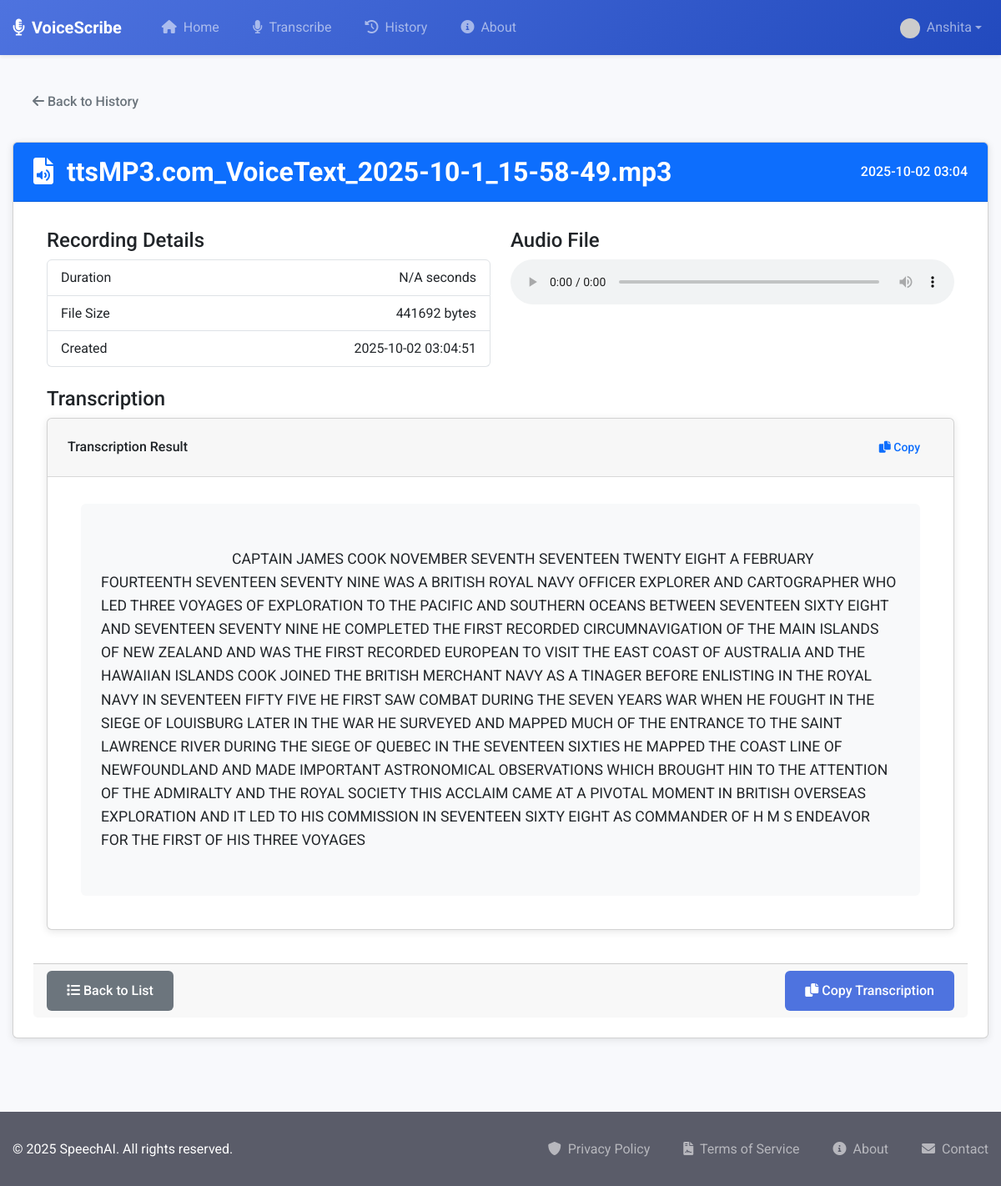
The page /recording/33 (signed in) on the database its author committed.
### app/models/user.py (models this page shows, shortened)
class User(db.Model, UserMixin):
    __tablename__ = 'users'
    id = db.Column(db.Integer, primary_key=True)
    username = db.Column(db.String(80), unique=True, nullable=False, index=True)
    email = db.Column(db.String(120), unique=True, nullable=False, index=True)
    password_hash = db.Column(db.String(128), nullable=False)
    created_at = db.Column(db.DateTime, default=datetime.utcnow)
    last_login = db.Column(db.DateTime, nullable=True)
    is_active = db.Column(db.Boolean, default=True)
    recordings = db.relationship('Recording', backref='user', lazy='dynamic', cascade='all, delete-orphan')

### app/models/recording.py (models this page shows, shortened)
class Recording(db.Model):
    __tablename__ = 'recordings'
    id = db.Column(db.Integer, primary_key=True)
    filename = db.Column(db.String(255), nullable=False)
    text = db.Column(db.Text, nullable=True)  # Original text field
    transcription = db.Column(db.Text, nullable=True)  # New transcription field
    timestamp = db.Column(db.DateTime, default=datetime.utcnow)
    created_at = db.Column(db.DateTime, default=datetime.utcnow)  # Added for compatibility
    duration = db.Column(db.Float, nullable=True)  # Duration in seconds
    file_size = db.Column(db.Integer, nullable=True)  # Size in bytes
    original_filename = db.Column(db.String(255), nullable=True)  # Added for compatibility
    display_name = db.Column(db.String(255), nullable=True)  # Custom name field
    user_id = db.Column(db.Integer, db.ForeignKey('users.id'), nullable=False)

### app/routes/main.py (the view)
@main_bp.route('/recording/<int:recording_id>')
@login_required
def view_recording(recording_id):
    recording = Recording.query.get_or_404(recording_id)
    if recording.user_id != current_user.id:
        flash('You do not have permission to view this recording', 'danger')
        return redirect(url_for('main.history'))
    return render_template('dashboard/view_recording.html', recording=recording)

### app/templates/dashboard/view_recording.html (shortened to what this page needs)
{% extends 'base.html' %}
{% block content %}
<div class="dashboard-container">
    <div class="recording-detail-page">
        <div class="back-link mb-4">
            <a href="{{ url_for('main.history') }}" class="btn btn-outline-secondary">
                <i class="fas fa-arrow-left"></i> Back to History
            </a>
        </div>
        <div class="card">
            <div class="card-header bg-primary text-white d-flex justify-content-between align-items-center">
                <h2 class="mb-0 fw-bold">
                    <i class="fas fa-file-audio me-2"></i>
                    {{ recording.display_name or recording.filename or 'Untitled Recording' }}
                </h2>
                <span class="recording-date">{{ recording.timestamp.strftime('%Y-%m-%d %H:%M') }}</span>
            </div>
            <div class="card-body">
                <div class="row mb-4">
                    <div class="col-md-6">
                        <h4>Recording Details</h4>
                        <ul class="list-group">
                            <li class="list-group-item d-flex justify-content-between align-items-center">
                                Duration
                                <span>{{ recording.duration|default('N/A', true) }} seconds</span>
                            </li>
                            <li class="list-group-item d-flex justify-content-between align-items-center">
                                File Size
                                <span>{{ recording.file_size|default('N/A', true) }} bytes</span>
                            </li>
                            <li class="list-group-item d-flex justify-content-between align-items-center">
                                Created
                                <span>{{ recording.timestamp.strftime('%Y-%m-%d %H:%M:%S') }}</span>
                            </li>
                        </ul>
                    </div>
                    <div class="col-md-6">
                        <h4>Audio File</h4>
                        {% if recording.filename %}
                            <div class="audio-player-container">
                                <audio controls class="w-100">
                                    <source src="{{ url_for('transcribe.uploaded_file', filename=recording.filename) }}" type="audio/mpeg">
                                </audio>
                            </div>
                        {% else %}
                            <div class="alert alert-warning">
                                Audio file not available
                            </div>
                        {% endif %}
                    </div>
                </div>
                <div class="transcription-container mt-4">
                    <h3>Transcription</h3>
                    {% if recording.text %}
                        <div class="card">
                            <div class="card-header d-flex justify-content-between align-items-center">
                                <span>Transcription Result</span>
                                <button class="btn btn-sm btn-outline-primary"
                                        onclick="copyToClipboard('transcription-text')">
                                    <i class="fas fa-copy"></i> Copy
                                </button>
                            </div>
                            <div class="card-body">
                                <div id="transcription-text" class="transcription-text">
                                    {{ recording.text }}
                                </div>
                            </div>
                        </div>
                    {% else %}
                        <div class="alert alert-info">
                            <i class="fas fa-info-circle me-2"></i>
                            No transcription available for this recording.
                        </div>
                    {% endif %}
                </div>
            </div>
            <div class="card-footer">
                <div class="d-flex justify-content-between">
                    <div>
                        <a href="{{ url_for('main.history') }}" class="btn btn-secondary">
                            <i class="fas fa-list"></i> Back to List
                        </a>
                    </div>
                    {% if recording.text %}
                    <div>
                        <button class="btn btn-primary" onclick="copyToClipboard('transcription-text')">
                            <i class="fas fa-copy"></i> Copy Transcription
                        </button>
                    </div>
                    {% endif %}
                </div>
            </div>
        </div>
    </div>
</div>
{% endblock %}

### app/templates/partials/navbar.html (shortened to what this page needs)
<nav class="navbar navbar-expand-lg navbar-dark bg-gradient-primary sticky-top shadow-sm">
  <div class="container">
    <a class="navbar-brand d-flex align-items-center" href="{{ url_for('main.index') }}">
      <i class="fas fa-microphone-alt me-2"></i>
      <span class="fw-bold">VoiceScribe</span>
    </a>
    <div class="collapse navbar-collapse" id="navbarMain">
      <ul class="navbar-nav me-auto mb-2 mb-lg-0">
        <li class="nav-item">
          <a class="nav-link {% if request.endpoint == 'main.index' %}active{% endif %}"
             href="{{ url_for('main.index') }}">
            <i class="fas fa-home me-1"></i> Home
          </a>
        </li>
        {% if current_user.is_authenticated %}
        <li class="nav-item">
          <a class="nav-link {% if request.endpoint == 'transcribe.index' %}active{% endif %}"
             href="{{ url_for('transcribe.index') }}">
            <i class="fas fa-microphone me-1"></i> Transcribe
          </a>
        </li>
        <li class="nav-item">
          <a class="nav-link {% if request.endpoint == 'main.history' %}active{% endif %}"
             href="{{ url_for('main.history') }}">
            <i class="fas fa-history me-1"></i> History
          </a>
        </li>
        {% endif %}
        <li class="nav-item">
          <a class="nav-link {% if request.endpoint == 'main.about' %}active{% endif %}"
             href="{{ url_for('main.about') }}">
            <i class="fas fa-info-circle me-1"></i> About
          </a>
        </li>
      </ul>
      <ul class="navbar-nav ms-auto">
        {% if current_user.is_authenticated %}
          <li class="nav-item dropdown">
            <a class="nav-link dropdown-toggle d-flex align-items-center" href="#" id="userDropdown"
               role="button" data-bs-toggle="dropdown" aria-expanded="false">
              <div class="avatar-sm me-2">
                <img src="https://www.gravatar.com/avatar/{{ current_user.email|lower|trim|md5 }}?s=24&d=identicon"
                     class="rounded-circle" alt="Profile Picture">
              </div>
              <span>{{ current_user.username }}</span>
            </a>
          </li>
        {% endif %}
      </ul>
    </div>
  </div>
</nav>

### app/static/css/style.css (style rules this page uses)
:root { --primary-color: #4a6cf7; --secondary-color: #2ecc71; --accent-color: #f39c12; --danger-color: #e74c3c; --dark-color: #2c3e50; --light-color: #f8f9fa; --gray-color: #95a5a6; --text-color: #333; --border-radius: 6px; --box-shadow: 0 2px 10px rgba(0, 0, 0, 0.1); --transition: all 0.3s ease; }
* { margin: 0; padding: 0; box-sizing: border-box; }
body { font-family: 'Roboto', sans-serif; line-height: 1.6; color: var(--text-color); background-color: #f5f7fa; min-height: 100vh; display: flex; flex-direction: column; }
.container { width: 100%; max-width: 1200px; margin: 0 auto; padding: 0 15px; }
h1, h2, h3, h4, h5, h6 { margin-bottom: 0.5rem; font-weight: 500; line-height: 1.2; }
h2 { font-size: 2rem; }
h3 { font-size: 1.5rem; }
a { color: var(--primary-color); text-decoration: none; transition: var(--transition); }
nav ul { display: flex; list-style: none; }
nav ul li { margin-left: 1.5rem; }
nav ul li a { color: var(--dark-color); font-weight: 500; }
.btn { display: inline-block; padding: 0.75rem 1.5rem; border-radius: var(--border-radius); font-weight: 500; text-align: center; cursor: pointer; transition: var(--transition); border: none; font-size: 1rem; }
.btn-primary { background-color: var(--primary-color); color: #fff; }
.btn-secondary { background-color: var(--secondary-color); color: #fff; }
.btn-sm { padding: 0.5rem 1rem; font-size: 0.875rem; }
.card { background-color: #fff; border-radius: var(--border-radius); box-shadow: var(--box-shadow); padding: 1.5rem; margin-bottom: 1.5rem; }
.card-header { margin: -1.5rem -1.5rem 1rem; padding: 1rem 1.5rem; background-color: rgba(0, 0, 0, 0.03); border-bottom: 1px solid rgba(0, 0, 0, 0.125); font-weight: 500; }
.transcription-text { padding: 1.5rem; background-color: #f8f9fa; border-radius: var(--border-radius); font-size: 1.1rem; white-space: pre-wrap; }

### app/templates/base.html (style rules this page uses)
:root { --primary-color: #4e73df; --primary-dark: #224abe; --secondary-color: #6c757d; --success-color: #1cc88a; --info-color: #36b9cc; --warning-color: #f6c23e; --danger-color: #e74a3b; --light-color: #f8f9fc; --dark-color: #5a5c69; }
body { font-family: 'Roboto', sans-serif; display: flex; flex-direction: column; min-height: 100vh; background-color: #f8f9fc; }
.bg-gradient-primary { background: linear-gradient(135deg, var(--primary-color) 0%, var(--primary-dark) 100%); }
.shadow-sm { box-shadow: 0 0.125rem 0.25rem rgba(0, 0, 0, 0.075) !important; }

### app/templates/partials/navbar.html (style rules this page uses)
.bg-gradient-primary { background: linear-gradient(135deg, #4e73df 0%, #224abe 100%); }
.navbar { padding-top: 0.5rem; padding-bottom: 0.5rem; }
.navbar-brand { font-size: 1.25rem; }
.nav-link { position: relative; padding: 0.75rem 1rem; transition: all 0.2s ease; }
.avatar-sm img { width: 24px; height: 24px; }

### rows shown on the page
User: username "Anshita"
Recording: display_name "ttsMP3.com_VoiceText_2025-10-1_15-58-49.mp3", timestamp "2025-10-02 03:04", duration "N/A", file_size "441692", timestamp "2025-10-02 03:04:51", text "CAPTAIN JAMES COOK NOVEMBER SEVENTH SEVENTEEN TWENTY EIGHT A FEBRUARY FOURTEENTH SEVENTEEN SEVENTY NINE WAS A BRITISH ROYAL NAVY OFFICER EXPLORER AND CARTOGRAPHER WHO LED THREE VOYAGES OF EXPLORATION TO THE PACIFIC AND SOUTHERN OCEANS BETWEEN SEVENTEEN SIXTY EIGHT AND SEVENTEEN SEVENTY NINE HE COMPLETED THE FIRST RECORDED CIRCUMNAVIGATION OF THE MAIN ISLANDS OF NEW ZEALAND AND WAS THE FIRST RECORDED EUROPEAN TO VISIT THE EAST COAST OF AUSTRALIA AND THE HAWAIIAN ISLANDS COOK JOINED THE BRITISH MERCHANT NAVY AS A TINAGER BEFORE ENLISTING IN THE ROYAL NAVY IN SEVENTEEN FIFTY FIVE HE FIRST SAW COMBAT DURING THE SEVEN YEARS WAR WHEN HE FOUGHT IN THE SIEGE OF LOUISBURG LATER IN THE WAR HE…"
